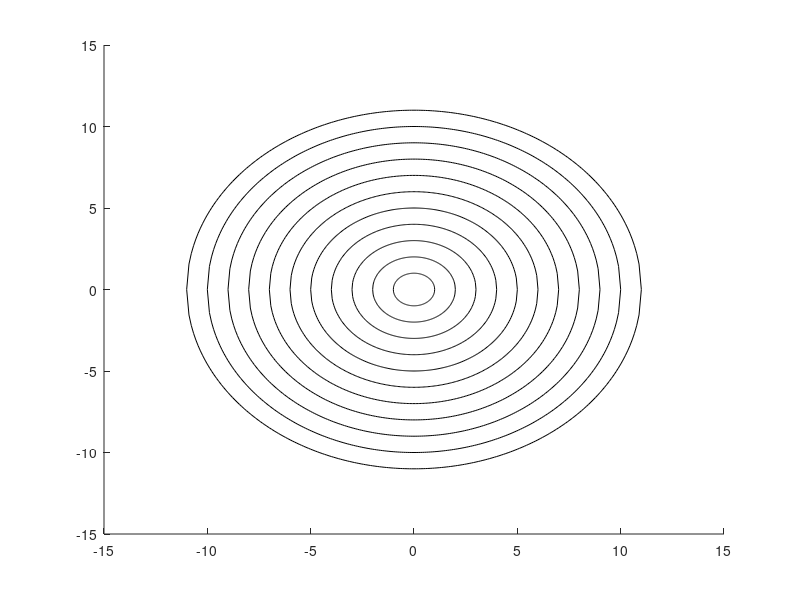

Write the MATLAB code that produced this figure.
 figure
 x0=0;
 y0=0;
 width=700;
 height=700;
 set(gcf,'position',[x0,y0,width,height])

 hold on
 for i = 1:11
     xcircle = linspace(0,i,100);
     ycircle = sqrt(i^2-xcircle.^2);
     plot(xcircle,ycircle,'k',xcircle,-ycircle,'k',-xcircle,ycircle,'k',-xcircle,-ycircle,'k')
 end